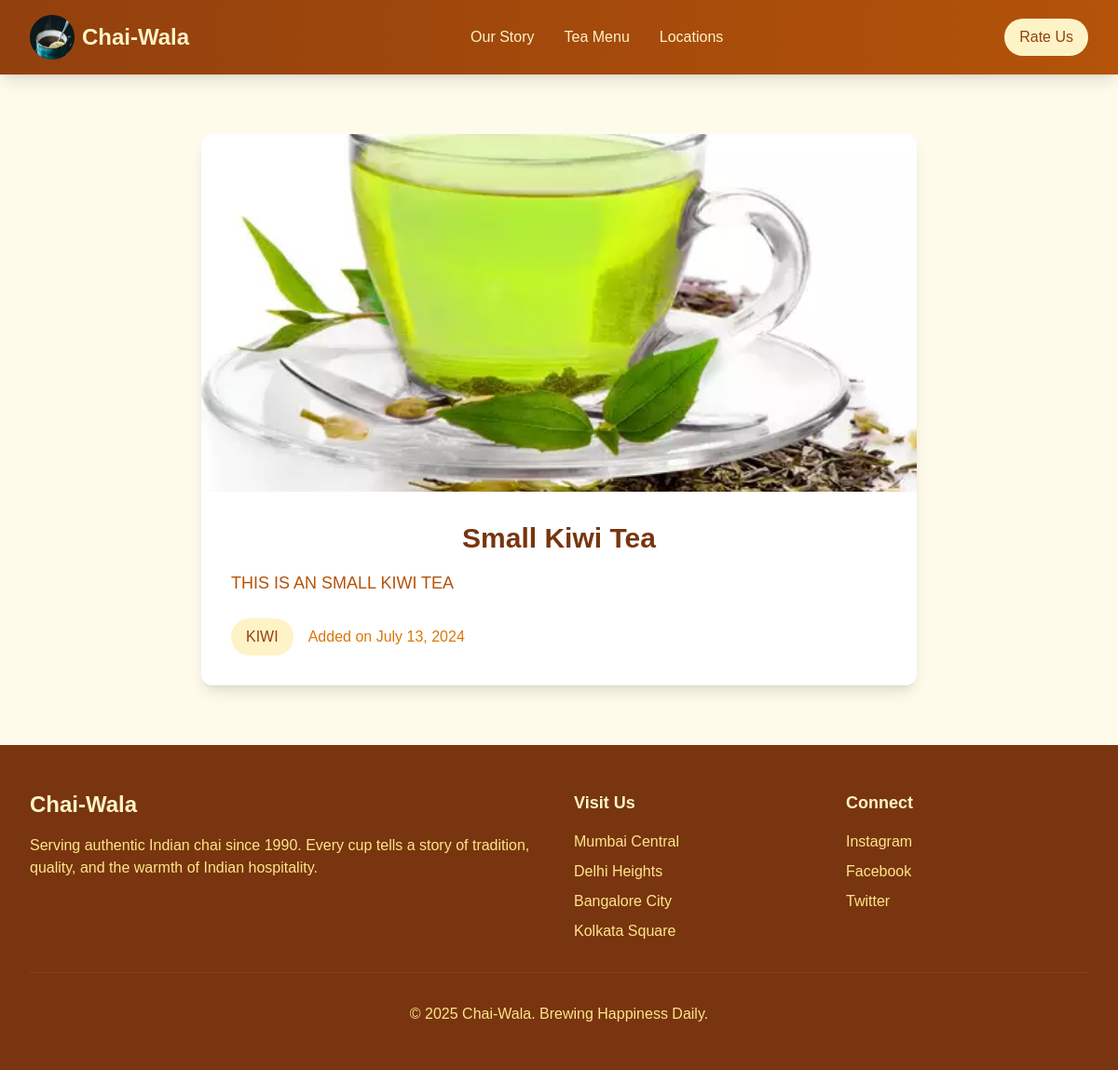
The page /chai/3/ on the database its author committed.
### chai/models.py (models this page shows, shortened)
class ChaiVariety(models.Model):
  __tablename__ = "Chai Varieties"
  CHAI_TYPE_CHOICES = [
    ('ML', 'MASALA'),
    ('GR', 'GINGER'),
    ('KL', 'KIWI'),
    ('PL', 'PLAIN'),
    ('EL', 'ELAICHI'),
  ]
  name = models.CharField(max_length=100)
  image = models.ImageField(upload_to='chais/')
  date_added = models.DateTimeField(default=timezone.now)
  type = models.CharField(max_length=2, choices=CHAI_TYPE_CHOICES, default='ML')
  description = models.TextField(default='')
  price = models.IntegerField(default=20)

### chai/views.py (the view)
# urls.py: path('<int:chai_id>/', views.chai_detail, name='chai_detail'),
def chai_detail(request, chai_id):
  chai = get_object_or_404(ChaiVariety, pk=chai_id)
  return render(request, 'chai/chai_detail.html', {'chai': chai})

### chai/templates/chai/chai_detail.html (shortened to what this page needs)
{% extends 'layout.html' %}
{% block content %}
<div class="py-16 px-4 sm:px-6 lg:px-8 bg-amber-50">
  <div class="max-w-3xl mx-auto">
    <div class="bg-white rounded-xl shadow-lg overflow-hidden">
      <div class="relative h-96">
        <img
          src="{{ chai.image.url }}"
          alt="{{ chai.name }}"
          class="w-full h-full object-cover"
        />
      </div>
      <div class="p-8">
        <h1 class="text-3xl font-bold text-amber-900 mb-4">{{ chai.name }}</h1>
        <p class="text-amber-700 text-lg mb-6">{{ chai.description }}</p>
        <div class="flex items-center space-x-4">
          <span class="px-4 py-2 bg-amber-100 text-amber-800 rounded-full"
            >{{ chai.get_type_display }}</span
          >
          <span class="text-amber-600"
            >Added on {{ chai.date_added|date:"F j, Y" }}</span
          >
        </div>
      </div>
    </div>
  </div>
</div>
{% endblock %}

### static/css/styles.css (style rules this page uses)
body { background-color: #161616; font-family: Arial, sans-serif; color: #fff; }
h1 { font-size: 2em; text-align: center; }

### rows shown on the page
ChaiVariety: image (picture), name "Small Kiwi Tea", description "THIS IS AN SMALL KIWI TEA", type "KIWI", date_added "July 13, 2024"
